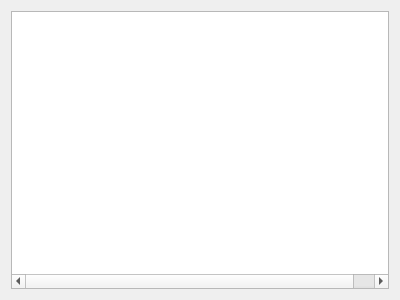
<?xml version="1.0" encoding="UTF-8"?>
<ui version="4.0">
 <class>CursorThemePage</class>
 <widget class="QWidget" name="CursorThemePage">
  <property name="geometry">
   <rect>
    <x>0</x>
    <y>0</y>
    <width>400</width>
    <height>300</height>
   </rect>
  </property>
  <property name="windowTitle">
   <string notr="true">Form</string>
  </property>
  <layout class="QVBoxLayout" name="verticalLayout">
   <item>
    <widget class="QTreeWidget" name="treeWidget">
     <property name="columnCount">
      <number>4</number>
     </property>
     <attribute name="headerVisible">
      <bool>false</bool>
     </attribute>
     <column>
      <property name="text">
       <string notr="true">1</string>
      </property>
     </column>
     <column>
      <property name="text">
       <string notr="true">2</string>
      </property>
     </column>
     <column>
      <property name="text">
       <string notr="true">3</string>
      </property>
     </column>
     <column>
      <property name="text">
       <string notr="true">4</string>
      </property>
     </column>
    </widget>
   </item>
  </layout>
 </widget>
 <resources/>
 <connections/>
</ui>
